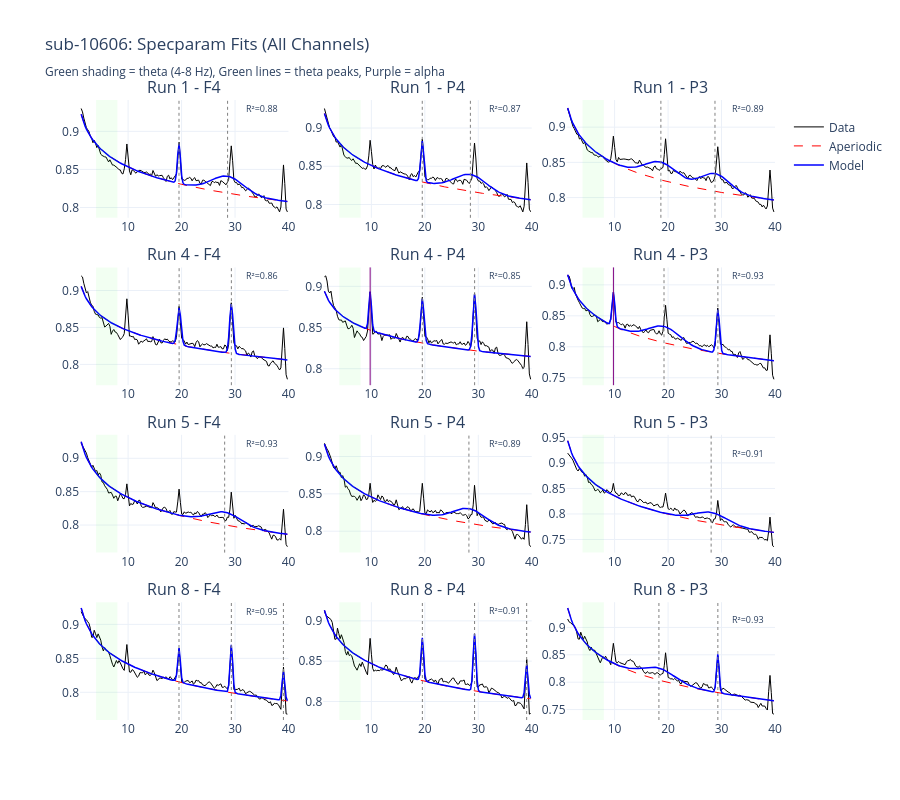

The notebook cell this image was saved under:
### Code cell
# =============================================================================
# 6b. Multi-Channel Specparam Diagnostic Plot
# =============================================================================

if 'specparam_results' in result and len(result['specparam_results']) > 0:
    # Get unique runs
    runs = sorted(set(r['run'] for r in result['specparam_results']))
    
    # Create subplot grid: rows = runs, cols = channels
    n_runs = len(runs)
    n_channels = len(EEG_CH_LABELS)
    
    fig = make_subplots(
        rows=n_runs, cols=n_channels,
        subplot_titles=[f'Run {r} - {ch}' for r in runs for ch in EEG_CH_LABELS],
        horizontal_spacing=0.05,
        vertical_spacing=0.08,
    )
    
    for row_idx, run_num in enumerate(runs):
        for col_idx, ch_label in enumerate(EEG_CH_LABELS):
            # Find the result for this run/channel
            matches = [r for r in result['specparam_results'] 
                      if r['run'] == run_num and r['channel'] == ch_label]
            
            if not matches:
                continue
            
            res = matches[0]
            components = res['components']
            
            if components is None:
                continue
            
            freqs = components['freqs']
            power = components['power_spectrum']
            ap_fit = components['aperiodic_fit']
            model_fit = components['modeled_spectrum']
            r2 = components['r_squared']
            peaks = components['peaks']
            
            # Plot data
            fig.add_trace(go.Scatter(
                x=freqs, y=power,
                mode='lines', line=dict(color='black', width=1),
                name='Data', showlegend=(row_idx==0 and col_idx==0),
            ), row=row_idx+1, col=col_idx+1)
            
            # Plot aperiodic fit
            fig.add_trace(go.Scatter(
                x=freqs, y=ap_fit,
                mode='lines', line=dict(color='red', width=1, dash='dash'),
                name='Aperiodic', showlegend=(row_idx==0 and col_idx==0),
            ), row=row_idx+1, col=col_idx+1)
            
            # Plot full model
            fig.add_trace(go.Scatter(
                x=freqs, y=model_fit,
                mode='lines', line=dict(color='blue', width=1.5),
                name='Model', showlegend=(row_idx==0 and col_idx==0),
            ), row=row_idx+1, col=col_idx+1)
            
            # Mark peaks
            if len(peaks) > 0:
                for peak in peaks:
                    cf = peak[0]
                    in_theta = 4 <= cf <= 8
                    in_alpha = 8 <= cf <= 13
                    
                    if in_theta:
                        color = 'green'
                        dash = 'solid'
                    elif in_alpha:
                        color = 'purple'
                        dash = 'solid'
                    else:
                        color = 'gray'
                        dash = 'dot'
                    
                    fig.add_vline(
                        x=cf, line=dict(color=color, width=1, dash=dash),
                        row=row_idx+1, col=col_idx+1
                    )
            
            # Add theta band shading
            fig.add_vrect(
                x0=4, x1=8, fillcolor='rgba(0,255,0,0.05)', line_width=0,
                row=row_idx+1, col=col_idx+1
            )
            
            # Add R² annotation
            r2_str = f'R²={r2:.2f}' if r2 else 'No fit'
            fig.add_annotation(
                x=35, y=max(power),
                text=r2_str,
                showarrow=False,
                font=dict(size=9),
                row=row_idx+1, col=col_idx+1,
            )
    
    fig.update_xaxes(range=[1, 40])
    fig.update_layout(
        height=200 * n_runs,
        width=300 * n_channels,
        template='plotly_white',
        title=f'sub-{SUBJECT_ID}: Specparam Fits (All Channels)<br>'
              f'<sub>Green shading = theta (4-8 Hz), Green lines = theta peaks, Purple = alpha</sub>',
        showlegend=True,
        legend=dict(x=1.02, y=0.98),
    )
    
    fig.show()
    
    # Save with descriptive name
    save_plot(fig, 'specparam_multichannel', subject_id=SUBJECT_ID, format='html')
else:
    print('No specparam results to plot.')

### Figure 1 — Plotly figure (JSON) as saved in the notebook; plotly's stock layout.template omitted (floating-point values rounded to 4 significant figures; data arrays with more than 128 entries replaced by an {"elided": "..."} marker saying what was removed)
{"data": [{"line": {"color": "black", "width": 1}, "mode": "lines", "name": "Data", "showlegend": true, "type": "scatter", "x": {"elided": "159 float values"}, "xaxis": "x", "y": {"elided": "159 float values"}, "yaxis": "y"}, {"line": {"color": "red", "dash": "dash", "width": 1}, "mode": "lines", "name": "Aperiodic", "showlegend": true, "type": "scatter", "x": {"elided": "159 float values"}, "xaxis": "x", "y": {"elided": "159 float values"}, "yaxis": "y"}, {"line": {"color": "blue", "width": 1.5}, "mode": "lines", "name": "Model", "showlegend": true, "type": "scatter", "x": {"elided": "159 float values"}, "xaxis": "x", "y": {"elided": "159 float values"}, "yaxis": "y"}, {"line": {"color": "black", "width": 1}, "mode": "lines", "name": "Data", "showlegend": false, "type": "scatter", "x": {"elided": "159 float values"}, "xaxis": "x2", "y": {"elided": "159 float values"}, "yaxis": "y2"}, {"line": {"color": "red", "dash": "dash", "width": 1}, "mode": "lines", "name": "Aperiodic", "showlegend": false, "type": "scatter", "x": {"elided": "159 float values"}, "xaxis": "x2", "y": {"elided": "159 float values"}, "yaxis": "y2"}, {"line": {"color": "blue", "width": 1.5}, "mode": "lines", "name": "Model", "showlegend": false, "type": "scatter", "x": {"elided": "159 float values"}, "xaxis": "x2", "y": {"elided": "159 float values"}, "yaxis": "y2"}, {"line": {"color": "black", "width": 1}, "mode": "lines", "name": "Data", "showlegend": false, "type": "scatter", "x": {"elided": "159 float values"}, "xaxis": "x3", "y": {"elided": "159 float values"}, "yaxis": "y3"}, {"line": {"color": "red", "dash": "dash", "width": 1}, "mode": "lines", "name": "Aperiodic", "showlegend": false, "type": "scatter", "x": {"elided": "159 float values"}, "xaxis": "x3", "y": {"elided": "159 float values"}, "yaxis": "y3"}, {"line": {"color": "blue", "width": 1.5}, "mode": "lines", "name": "Model", "showlegend": false, "type": "scatter", "x": {"elided": "159 float values"}, "xaxis": "x3", "y": {"elided": "159 float values"}, "yaxis": "y3"}, {"line": {"color": "black", "width": 1}, "mode": "lines", "name": "Data", "showlegend": false, "type": "scatter", "x": {"elided": "159 float values"}, "xaxis": "x4", "y": {"elided": "159 float values"}, "yaxis": "y4"}, {"line": {"color": "red", "dash": "dash", "width": 1}, "mode": "lines", "name": "Aperiodic", "showlegend": false, "type": "scatter", "x": {"elided": "159 float values"}, "xaxis": "x4", "y": {"elided": "159 float values"}, "yaxis": "y4"}, {"line": {"color": "blue", "width": 1.5}, "mode": "lines", "name": "Model", "showlegend": false, "type": "scatter", "x": {"elided": "159 float values"}, "xaxis": "x4", "y": {"elided": "159 float values"}, "yaxis": "y4"}, {"line": {"color": "black", "width": 1}, "mode": "lines", "name": "Data", "showlegend": false, "type": "scatter", "x": {"elided": "159 float values"}, "xaxis": "x5", "y": {"elided": "159 float values"}, "yaxis": "y5"}, {"line": {"color": "red", "dash": "dash", "width": 1}, "mode": "lines", "name": "Aperiodic", "showlegend": false, "type": "scatter", "x": {"elided": "159 float values"}, "xaxis": "x5", "y": {"elided": "159 float values"}, "yaxis": "y5"}, {"line": {"color": "blue", "width": 1.5}, "mode": "lines", "name": "Model", "showlegend": false, "type": "scatter", "x": {"elided": "159 float values"}, "xaxis": "x5", "y": {"elided": "159 float values"}, "yaxis": "y5"}, {"line": {"color": "black", "width": 1}, "mode": "lines", "name": "Data", "showlegend": false, "type": "scatter", "x": {"elided": "159 float values"}, "xaxis": "x6", "y": {"elided": "159 float values"}, "yaxis": "y6"}, {"line": {"color": "red", "dash": "dash", "width": 1}, "mode": "lines", "name": "Aperiodic", "showlegend": false, "type": "scatter", "x": {"elided": "159 float values"}, "xaxis": "x6", "y": {"elided": "159 float values"}, "yaxis": "y6"}, {"line": {"color": "blue", "width": 1.5}, "mode": "lines", "name": "Model", "showlegend": false, "type": "scatter", "x": {"elided": "159 float values"}, "xaxis": "x6", "y": {"elided": "159 float values"}, "yaxis": "y6"}, {"line": {"color": "black", "width": 1}, "mode": "lines", "name": "Data", "showlegend": false, "type": "scatter", "x": {"elided": "159 float values"}, "xaxis": "x7", "y": {"elided": "159 float values"}, "yaxis": "y7"}, {"line": {"color": "red", "dash": "dash", "width": 1}, "mode": "lines", "name": "Aperiodic", "showlegend": false, "type": "scatter", "x": {"elided": "159 float values"}, "xaxis": "x7", "y": {"elided": "159 float values"}, "yaxis": "y7"}, {"line": {"color": "blue", "width": 1.5}, "mode": "lines", "name": "Model", "showlegend": false, "type": "scatter", "x": {"elided": "159 float values"}, "xaxis": "x7", "y": {"elided": "159 float values"}, "yaxis": "y7"}, {"line": {"color": "black", "width": 1}, "mode": "lines", "name": "Data", "showlegend": false, "type": "scatter", "x": {"elided": "159 float values"}, "xaxis": "x8", "y": {"elided": "159 float values"}, "yaxis": "y8"}, {"line": {"color": "red", "dash": "dash", "width": 1}, "mode": "lines", "name": "Aperiodic", "showlegend": false, "type": "scatter", "x": {"elided": "159 float values"}, "xaxis": "x8", "y": {"elided": "159 float values"}, "yaxis": "y8"}, {"line": {"color": "blue", "width": 1.5}, "mode": "lines", "name": "Model", "showlegend": false, "type": "scatter", "x": {"elided": "159 float values"}, "xaxis": "x8", "y": {"elided": "159 float values"}, "yaxis": "y8"}, {"line": {"color": "black", "width": 1}, "mode": "lines", "name": "Data", "showlegend": false, "type": "scatter", "x": {"elided": "159 float values"}, "xaxis": "x9", "y": {"elided": "159 float values"}, "yaxis": "y9"}, {"line": {"color": "red", "dash": "dash", "width": 1}, "mode": "lines", "name": "Aperiodic", "showlegend": false, "type": "scatter", "x": {"elided": "159 float values"}, "xaxis": "x9", "y": {"elided": "159 float values"}, "yaxis": "y9"}, {"line": {"color": "blue", "width": 1.5}, "mode": "lines", "name": "Model", "showlegend": false, "type": "scatter", "x": {"elided": "159 float values"}, "xaxis": "x9", "y": {"elided": "159 float values"}, "yaxis": "y9"}, {"line": {"color": "black", "width": 1}, "mode": "lines", "name": "Data", "showlegend": false, "type": "scatter", "x": {"elided": "159 float values"}, "xaxis": "x10", "y": {"elided": "159 float values"}, "yaxis": "y10"}, {"line": {"color": "red", "dash": "dash", "width": 1}, "mode": "lines", "name": "Aperiodic", "showlegend": false, "type": "scatter", "x": {"elided": "159 float values"}, "xaxis": "x10", "y": {"elided": "159 float values"}, "yaxis": "y10"}, {"line": {"color": "blue", "width": 1.5}, "mode": "lines", "name": "Model", "showlegend": false, "type": "scatter", "x": {"elided": "159 float values"}, "xaxis": "x10", "y": {"elided": "159 float values"}, "yaxis": "y10"}, {"line": {"color": "black", "width": 1}, "mode": "lines", "name": "Data", "showlegend": false, "type": "scatter", "x": {"elided": "159 float values"}, "xaxis": "x11", "y": {"elided": "159 float values"}, "yaxis": "y11"}, {"line": {"color": "red", "dash": "dash", "width": 1}, "mode": "lines", "name": "Aperiodic", "showlegend": false, "type": "scatter", "x": {"elided": "159 float values"}, "xaxis": "x11", "y": {"elided": "159 float values"}, "yaxis": "y11"}, {"line": {"color": "blue", "width": 1.5}, "mode": "lines", "name": "Model", "showlegend": false, "type": "scatter", "x": {"elided": "159 float values"}, "xaxis": "x11", "y": {"elided": "159 float values"}, "yaxis": "y11"}, {"line": {"color": "black", "width": 1}, "mode": "lines", "name": "Data", "showlegend": false, "type": "scatter", "x": {"elided": "159 float values"}, "xaxis": "x12", "y": {"elided": "159 float values"}, "yaxis": "y12"}, {"line": {"color": "red", "dash": "dash", "width": 1}, "mode": "lines", "name": "Aperiodic", "showlegend": false, "type": "scatter", "x": {"elided": "159 float values"}, "xaxis": "x12", "y": {"elided": "159 float values"}, "yaxis": "y12"}, {"line": {"color": "blue", "width": 1.5}, "mode": "lines", "name": "Model", "showlegend": false, "type": "scatter", "x": {"elided": "159 float values"}, "xaxis": "x12", "y": {"elided": "159 float values"}, "yaxis": "y12"}], "layout": {"annotations": [{"font": {"size": 16}, "showarrow": false, "text": "Run 1 - F4", "x": 0.15, "xanchor": "center", "xref": "paper", "y": 1, "yanchor": "bottom", "yref": "paper"}, {"font": {"size": 16}, "showarrow": false, "text": "Run 1 - P4", "x": 0.5, "xanchor": "center", "xref": "paper", "y": 1, "yanchor": "bottom", "yref": "paper"}, {"font": {"size": 16}, "showarrow": false, "text": "Run 1 - P3", "x": 0.85, "xanchor": "center", "xref": "paper", "y": 1, "yanchor": "bottom", "yref": "paper"}, {"font": {"size": 16}, "showarrow": false, "text": "Run 4 - F4", "x": 0.15, "xanchor": "center", "xref": "paper", "y": 0.73, "yanchor": "bottom", "yref": "paper"}, {"font": {"size": 16}, "showarrow": false, "text": "Run 4 - P4", "x": 0.5, "xanchor": "center", "xref": "paper", "y": 0.73, "yanchor": "bottom", "yref": "paper"}, {"font": {"size": 16}, "showarrow": false, "text": "Run 4 - P3", "x": 0.85, "xanchor": "center", "xref": "paper", "y": 0.73, "yanchor": "bottom", "yref": "paper"}, {"font": {"size": 16}, "showarrow": false, "text": "Run 5 - F4", "x": 0.15, "xanchor": "center", "xref": "paper", "y": 0.46, "yanchor": "bottom", "yref": "paper"}, {"font": {"size": 16}, "showarrow": false, "text": "Run 5 - P4", "x": 0.5, "xanchor": "center", "xref": "paper", "y": 0.46, "yanchor": "bottom", "yref": "paper"}, {"font": {"size": 16}, "showarrow": false, "text": "Run 5 - P3", "x": 0.85, "xanchor": "center", "xref": "paper", "y": 0.46, "yanchor": "bottom", "yref": "paper"}, {"font": {"size": 16}, "showarrow": false, "text": "Run 8 - F4", "x": 0.15, "xanchor": "center", "xref": "paper", "y": 0.19, "yanchor": "bottom", "yref": "paper"}, {"font": {"size": 16}, "showarrow": false, "text": "Run 8 - P4", "x": 0.5, "xanchor": "center", "xref": "paper", "y": 0.19, "yanchor": "bottom", "yref": "paper"}, {"font": {"size": 16}, "showarrow": false, "text": "Run 8 - P3", "x": 0.85, "xanchor": "center", "xref": "paper", "y": 0.19, "yanchor": "bottom", "yref": "paper"}, {"font": {"size": 9}, "showarrow": false, "text": "R²=0.88", "x": 35, "xref": "x", "y": 0.93, "yref": "y"}, {"font": {"size": 9}, "showarrow": false, "text": "R²=0.87", "x": 35, "xref": "x2", "y": 0.9256, "yref": "y2"}, {"font": {"size": 9}, "showarrow": false, "text": "R²=0.89", "x": 35, "xref": "x3", "y": 0.9265, "yref": "y3"}, {"font": {"size": 9}, "showarrow": false, "text": "R²=0.86", "x": 35, "xref": "x4", "y": 0.9197, "yref": "y4"}, {"font": {"size": 9}, "showarrow": false, "text": "R²=0.85", "x": 35, "xref": "x5", "y": 0.9127, "yref": "y5"}, {"font": {"size": 9}, "showarrow": false, "text": "R²=0.93", "x": 35, "xref": "x6", "y": 0.9145, "yref": "y6"}, {"font": {"size": 9}, "showarrow": false, "text": "R²=0.93", "x": 35, "xref": "x7", "y": 0.9224, "yref": "y7"}, {"font": {"size": 9}, "showarrow": false, "text": "R²=0.89", "x": 35, "xref": "x8", "y": 0.9177, "yref": "y8"}, {"font": {"size": 9}, "showarrow": false, "text": "R²=0.91", "x": 35, "xref": "x9", "y": 0.9191, "yref": "y9"}, {"font": {"size": 9}, "showarrow": false, "text": "R²=0.95", "x": 35, "xref": "x10", "y": 0.9186, "yref": "y10"}, {"font": {"size": 9}, "showarrow": false, "text": "R²=0.91", "x": 35, "xref": "x11", "y": 0.9126, "yref": "y11"}, {"font": {"size": 9}, "showarrow": false, "text": "R²=0.93", "x": 35, "xref": "x12", "y": 0.9154, "yref": "y12"}], "height": 800, "legend": {"x": 1.02, "y": 0.98}, "shapes": [{"line": {"color": "gray", "dash": "dot", "width": 1}, "type": "line", "x0": 19.52, "x1": 19.52, "xref": "x", "y0": 0, "y1": 1, "yref": "y domain"}, {"line": {"color": "gray", "dash": "dot", "width": 1}, "type": "line", "x0": 28.61, "x1": 28.61, "xref": "x", "y0": 0, "y1": 1, "yref": "y domain"}, {"fillcolor": "rgba(0,255,0,0.05)", "line": {"width": 0}, "type": "rect", "x0": 4, "x1": 8, "xref": "x", "y0": 0, "y1": 1, "yref": "y domain"}, {"line": {"color": "gray", "dash": "dot", "width": 1}, "type": "line", "x0": 19.52, "x1": 19.52, "xref": "x2", "y0": 0, "y1": 1, "yref": "y2 domain"}, {"line": {"color": "gray", "dash": "dot", "width": 1}, "type": "line", "x0": 28.52, "x1": 28.52, "xref": "x2", "y0": 0, "y1": 1, "yref": "y2 domain"}, {"fillcolor": "rgba(0,255,0,0.05)", "line": {"width": 0}, "type": "rect", "x0": 4, "x1": 8, "xref": "x2", "y0": 0, "y1": 1, "yref": "y2 domain"}, {"line": {"color": "gray", "dash": "dot", "width": 1}, "type": "line", "x0": 18.66, "x1": 18.66, "xref": "x3", "y0": 0, "y1": 1, "yref": "y3 domain"}, {"line": {"color": "gray", "dash": "dot", "width": 1}, "type": "line", "x0": 28.77, "x1": 28.77, "xref": "x3", "y0": 0, "y1": 1, "yref": "y3 domain"}, {"fillcolor": "rgba(0,255,0,0.05)", "line": {"width": 0}, "type": "rect", "x0": 4, "x1": 8, "xref": "x3", "y0": 0, "y1": 1, "yref": "y3 domain"}, {"line": {"color": "gray", "dash": "dot", "width": 1}, "type": "line", "x0": 19.54, "x1": 19.54, "xref": "x4", "y0": 0, "y1": 1, "yref": "y4 domain"}, {"line": {"color": "gray", "dash": "dot", "width": 1}, "type": "line", "x0": 29.31, "x1": 29.31, "xref": "x4", "y0": 0, "y1": 1, "yref": "y4 domain"}, {"fillcolor": "rgba(0,255,0,0.05)", "line": {"width": 0}, "type": "rect", "x0": 4, "x1": 8, "xref": "x4", "y0": 0, "y1": 1, "yref": "y4 domain"}, {"line": {"color": "purple", "dash": "solid", "width": 1}, "type": "line", "x0": 9.773, "x1": 9.773, "xref": "x5", "y0": 0, "y1": 1, "yref": "y5 domain"}, {"line": {"color": "gray", "dash": "dot", "width": 1}, "type": "line", "x0": 19.53, "x1": 19.53, "xref": "x5", "y0": 0, "y1": 1, "yref": "y5 domain"}, {"line": {"color": "gray", "dash": "dot", "width": 1}, "type": "line", "x0": 29.31, "x1": 29.31, "xref": "x5", "y0": 0, "y1": 1, "yref": "y5 domain"}, {"fillcolor": "rgba(0,255,0,0.05)", "line": {"width": 0}, "type": "rect", "x0": 4, "x1": 8, "xref": "x5", "y0": 0, "y1": 1, "yref": "y5 domain"}, {"line": {"color": "purple", "dash": "solid", "width": 1}, "type": "line", "x0": 9.776, "x1": 9.776, "xref": "x6", "y0": 0, "y1": 1, "yref": "y6 domain"}, {"line": {"color": "gray", "dash": "dot", "width": 1}, "type": "line", "x0": 19.24, "x1": 19.24, "xref": "x6", "y0": 0, "y1": 1, "yref": "y6 domain"}, {"line": {"color": "gray", "dash": "dot", "width": 1}, "type": "line", "x0": 29.32, "x1": 29.32, "xref": "x6", "y0": 0, "y1": 1, "yref": "y6 domain"}, {"fillcolor": "rgba(0,255,0,0.05)", "line": {"width": 0}, "type": "rect", "x0": 4, "x1": 8, "xref": "x6", "y0": 0, "y1": 1, "yref": "y6 domain"}, {"line": {"color": "gray", "dash": "dot", "width": 1}, "type": "line", "x0": 28.06, "x1": 28.06, "xref": "x7", "y0": 0, "y1": 1, "yref": "y7 domain"}, {"fillcolor": "rgba(0,255,0,0.05)", "line": {"width": 0}, "type": "rect", "x0": 4, "x1": 8, "xref": "x7", "y0": 0, "y1": 1, "yref": "y7 domain"}, {"line": {"color": "gray", "dash": "dot", "width": 1}, "type": "line", "x0": 28.25, "x1": 28.25, "xref": "x8", "y0": 0, "y1": 1, "yref": "y8 domain"}, {"fillcolor": "rgba(0,255,0,0.05)", "line": {"width": 0}, "type": "rect", "x0": 4, "x1": 8, "xref": "x8", "y0": 0, "y1": 1, "yref": "y8 domain"}, {"line": {"color": "gray", "dash": "dot", "width": 1}, "type": "line", "x0": 28.05, "x1": 28.05, "xref": "x9", "y0": 0, "y1": 1, "yref": "y9 domain"}, {"fillcolor": "rgba(0,255,0,0.05)", "line": {"width": 0}, "type": "rect", "x0": 4, "x1": 8, "xref": "x9", "y0": 0, "y1": 1, "yref": "y9 domain"}, {"line": {"color": "gray", "dash": "dot", "width": 1}, "type": "line", "x0": 19.52, "x1": 19.52, "xref": "x10", "y0": 0, "y1": 1, "yref": "y10 domain"}, {"line": {"color": "gray", "dash": "dot", "width": 1}, "type": "line", "x0": 29.31, "x1": 29.31, "xref": "x10", "y0": 0, "y1": 1, "yref": "y10 domain"}, {"line": {"color": "gray", "dash": "dot", "width": 1}, "type": "line", "x0": 39.05, "x1": 39.05, "xref": "x10", "y0": 0, "y1": 1, "yref": "y10 domain"}, {"fillcolor": "rgba(0,255,0,0.05)", "line": {"width": 0}, "type": "rect", "x0": 4, "x1": 8, "xref": "x10", "y0": 0, "y1": 1, "yref": "y10 domain"}, {"line": {"color": "gray", "dash": "dot", "width": 1}, "type": "line", "x0": 19.54, "x1": 19.54, "xref": "x11", "y0": 0, "y1": 1, "yref": "y11 domain"}, {"line": {"color": "gray", "dash": "dot", "width": 1}, "type": "line", "x0": 29.3, "x1": 29.3, "xref": "x11", "y0": 0, "y1": 1, "yref": "y11 domain"}, {"line": {"color": "gray", "dash": "dot", "width": 1}, "type": "line", "x0": 39.05, "x1": 39.05, "xref": "x11", "y0": 0, "y1": 1, "yref": "y11 domain"}, {"fillcolor": "rgba(0,255,0,0.05)", "line": {"width": 0}, "type": "rect", "x0": 4, "x1": 8, "xref": "x11", "y0": 0, "y1": 1, "yref": "y11 domain"}, {"line": {"color": "gray", "dash": "dot", "width": 1}, "type": "line", "x0": 18.29, "x1": 18.29, "xref": "x12", "y0": 0, "y1": 1, "yref": "y12 domain"}, {"line": {"color": "gray", "dash": "dot", "width": 1}, "type": "line", "x0": 29.31, "x1": 29.31, "xref": "x12", "y0": 0, "y1": 1, "yref": "y12 domain"}, {"fillcolor": "rgba(0,255,0,0.05)", "line": {"width": 0}, "type": "rect", "x0": 4, "x1": 8, "xref": "x12", "y0": 0, "y1": 1, "yref": "y12 domain"}], "showlegend": true, "title": {"text": "sub-10606: Specparam Fits (All Channels)<br><sub>Green shading = theta (4-8 Hz), Green lines = theta peaks, Purple = alpha</sub>"}, "width": 900, "xaxis": {"anchor": "y", "domain": [0, 0.3], "range": [1, 40], "type": "linear"}, "xaxis10": {"anchor": "y10", "domain": [0, 0.3], "range": [1, 40], "type": "linear"}, "xaxis11": {"anchor": "y11", "domain": [0.35, 0.65], "range": [1, 40], "type": "linear"}, "xaxis12": {"anchor": "y12", "domain": [0.7, 1], "range": [1, 40], "type": "linear"}, "xaxis2": {"anchor": "y2", "domain": [0.35, 0.65], "range": [1, 40], "type": "linear"}, "xaxis3": {"anchor": "y3", "domain": [0.7, 1], "range": [1, 40], "type": "linear"}, "xaxis4": {"anchor": "y4", "domain": [0, 0.3], "range": [1, 40], "type": "linear"}, "xaxis5": {"anchor": "y5", "domain": [0.35, 0.65], "range": [1, 40], "type": "linear"}, "xaxis6": {"anchor": "y6", "domain": [0.7, 1], "range": [1, 40], "type": "linear"}, "xaxis7": {"anchor": "y7", "domain": [0, 0.3], "range": [1, 40], "type": "linear"}, "xaxis8": {"anchor": "y8", "domain": [0.35, 0.65], "range": [1, 40], "type": "linear"}, "xaxis9": {"anchor": "y9", "domain": [0.7, 1], "range": [1, 40], "type": "linear"}, "yaxis": {"anchor": "x", "autorange": true, "domain": [0.81, 1], "range": [0.7865, 0.9398], "type": "linear"}, "yaxis10": {"anchor": "x10", "autorange": true, "domain": [0, 0.19], "range": [0.7592, 0.9326], "type": "linear"}, "yaxis11": {"anchor": "x11", "autorange": true, "domain": [0, 0.19], "range": [0.7771, 0.9219], "type": "linear"}, "yaxis12": {"anchor": "x12", "autorange": true, "domain": [0, 0.19], "range": [0.731, 0.9461], "type": "linear"}, "yaxis2": {"anchor": "x2", "autorange": true, "domain": [0.81, 1], "range": [0.7827, 0.9353], "type": "linear"}, "yaxis3": {"anchor": "x3", "autorange": true, "domain": [0.81, 1], "range": [0.7714, 0.9371], "type": "linear"}, "yaxis4": {"anchor": "x4", "autorange": true, "domain": [0.54, 0.73], "range": [0.7719, 0.9297], "type": "linear"}, "yaxis5": {"anchor": "x5", "autorange": true, "domain": [0.54, 0.73], "range": [0.78, 0.9217], "type": "linear"}, "yaxis6": {"anchor": "x6", "autorange": true, "domain": [0.54, 0.73], "range": [0.7381, 0.9265], "type": "linear"}, "yaxis7": {"anchor": "x7", "autorange": true, "domain": [0.27, 0.46], "range": [0.7588, 0.9335], "type": "linear"}, "yaxis8": {"anchor": "x8", "autorange": true, "domain": [0.27, 0.46], "range": [0.7714, 0.9276], "type": "linear"}, "yaxis9": {"anchor": "x9", "autorange": true, "domain": [0.27, 0.46], "range": [0.7244, 0.955], "type": "linear"}}}
